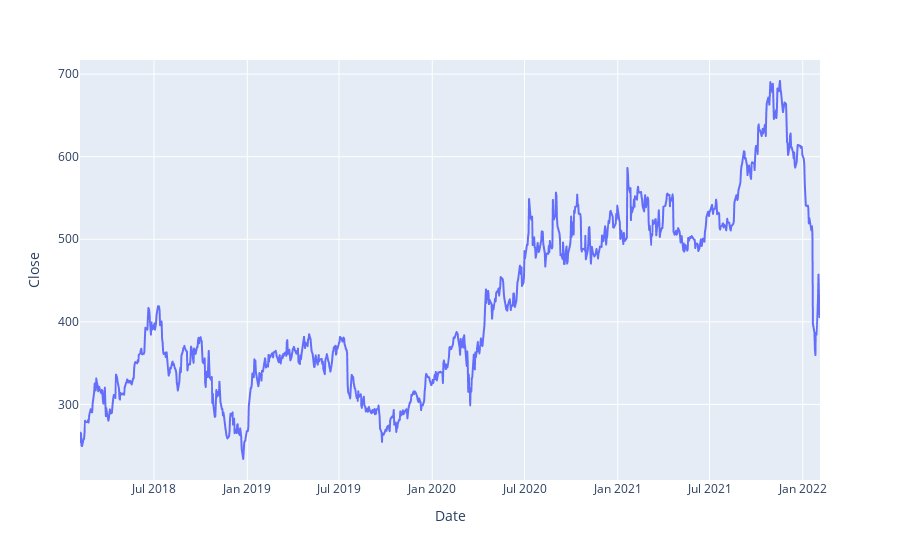

The code cell stored with this chart in its notebook:
### Code cell
import plotly.express as px
fig = px.line(data, x='Date', y="Close")
fig.update_traces(marker=dict(size=12,
                              line=dict(width=2,
                                        color='DarkSlateGrey')))

fig.show()

### Figure 1 — Plotly figure (JSON) as saved in the notebook; plotly's stock layout.template omitted (floating-point values rounded to 4 significant figures; data arrays with more than 128 entries replaced by an {"elided": "..."} marker saying what was removed)
{"data": [{"hovertemplate": "Date=%{x}<br>Close=%{y}<extra></extra>", "legendgroup": "", "line": {"color": "#636efa", "dash": "solid"}, "marker": {"line": {"color": "DarkSlateGrey", "width": 2}, "size": 12, "symbol": "circle"}, "mode": "lines", "name": "", "showlegend": false, "type": "scattergl", "x": {"elided": "1009 str values"}, "xaxis": "x", "y": {"elided": "1009 float values"}, "yaxis": "y"}], "layout": {"legend": {"tracegroupgap": 0}, "margin": {"t": 60}, "xaxis": {"anchor": "y", "domain": [0, 1], "title": {"text": "Date"}}, "yaxis": {"anchor": "x", "domain": [0, 1], "title": {"text": "Close"}}}}
